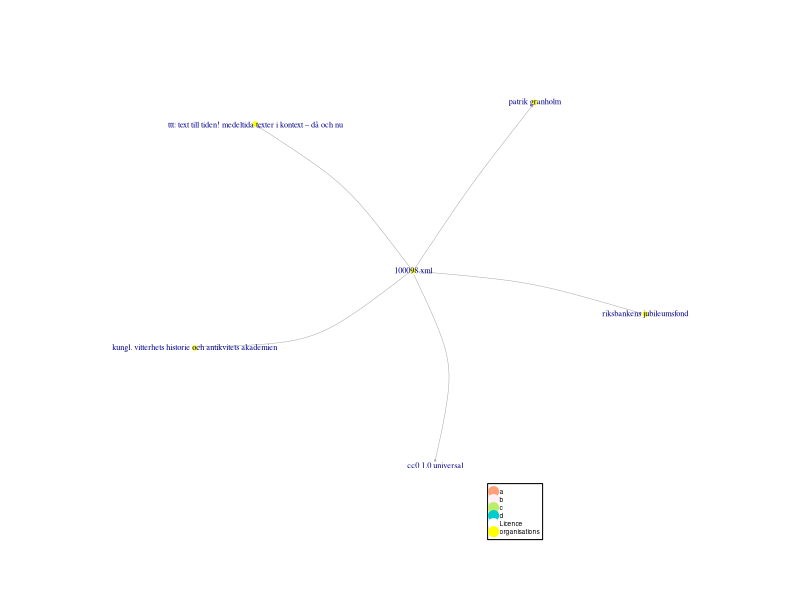

This figure's R source:
library(igraph)
library(tidyverse)
set.seed(12)#Change number here to re-randomize the shape of your graph
origins = "other"

greps = c(origins,"a \\d+","b \\d+","c \\d+","d \\d+","cc0 1.0 universal", "organisations")
grepsleg = c(origins,"a ","b ","c ","d ","Licence", "organisations")
col = c("grey","lightsalmon", "lavenderblush1","darkolivegreen2" , "cyan3", "white","yellow") #Colors of the nodes se http://www.stat.columbia.edu/~tzheng/files/Rcolor.pdf
set.seed(14)#Change number here to re-randomize the shape of your graph
#origins = "https://handrit.is/en/manuscript/view/AM02-0191|https://handrit.is/en/manuscript/view/AM04-0051|https://handrit.is/en/manuscript/view/AM04-0049|https://handrit.is/en/manuscript/view/AM04-0045|https://handrit.is/en/manuscript/view/Rask115|https://handrit.is/en/manuscript/view/AM04-0046|https://handrit.is/en/manuscript/view/AM08-030|https://handrit.is/en/manuscript/view/AM02-0201|https://handrit.is/en/manuscript/view/AM08-265|https://handrit.is/en/manuscript/view/AM02-0200|https://handrit.is/en/manuscript/view/AM04-0353|https://handrit.is/en/manuscript/view/AM02-300|https://handrit.is/en/manuscript/view/AM04-0899"
colorise<-function(url)
  #c("Results" , "http://...manuscript/view",  "http://...bibliography" , "http://...biography", "Other"), 
  ifelse(grepl(str_to_lower(greps[1]),url,fixed = FALSE),col[1],#the shelfmarks
         ifelse(grepl(greps[2],url,fixed = FALSE),col[2],
                ifelse(grepl(greps[3],url,fixed = FALSE),col[3],
                       ifelse(grepl(greps[4],url,fixed = FALSE),col[4],
                              ifelse(grepl(greps[5],url,fixed = FALSE),col[5],
                                ifelse(grepl("cc",url,fixed = TRUE),col[6],#the central dot in white
                  col[7]))))))

read_csv("./data.csv")%>%
  transmute(source=str_to_lower(source),
            target=str_to_lower(target),
            source_label=str_to_lower(label_s),
            target_label=str_to_lower(label_t),
            #color=ifelse(isReply, "grey", "black"),
            arrow.size=0.1,
            curved=runif(n(),-0.4,0.4)) -> df_edges
bind_rows(transmute(df_edges,name=source,label=source_label),
          transmute(df_edges,name=target,label=target_label)
) %>%
  group_by(name)%>%
  summarise(label=paste0(unique(label),collapse = " // "))%>%
  mutate(label=ifelse(rbinom(n(), 1,0.999),label,""),color=colorise(label))->df_nodes#This line keeps 99% of labels
  #n() is the number of rows.
#n_nodes<-nrow(df_nodes)
#df_anonymous<-1:n_nodes
graph_from_data_frame(df_edges, vertices = df_nodes) -> g_frame
g_frame
pdf(paper="USr","graph.pdf")
#pdf("test.pdf")
lo <- igraph::layout_nicely(g_frame)
#lo <- igraph::layout_in_circle(g_frame)
plot(g_frame,
     
     rescale=FALSE,
     layout=0.65*norm_coords(lo, -1.8, 1.8, -1.4, 1.5),
     vertex.size=3.5,#node sizes
     vertex.label.cex = 0.5,#Change label size here
     vertex.frame.color="white",
     #vertex.label=df_anonymous, #uncomment to get things anonymised
     edge.width=0.5)
     #legend('topleft',legend=levels(sizeCut),pt.cex=scaled,col='black',pch=21, pt.bg='orange'))

legend("bottomleft", 
       legend = grepsleg[2:7], 
       col = col[2:7], 
       pch = c(20,20,20,20,20), bty = "y",  pt.cex =2.0, cex = 0.4 , #pt.cex = bubble size
       text.col = "black", horiz = FALSE, inset = c(0.6, -0.1),
       #pch = c(20,20,20,20,20), bty = "n", pt.cex =3.9, cex = 0.9 , 
       #text.col = "black", horiz = FALSE, inset = c(0.3, 0.1),
       xpd=TRUE,
       text.font = 56
       )
